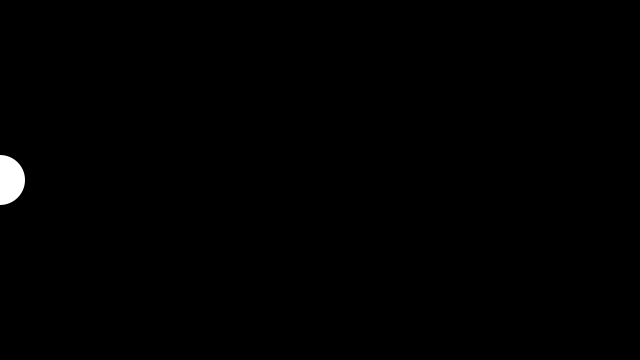
Frame 1 (no input)
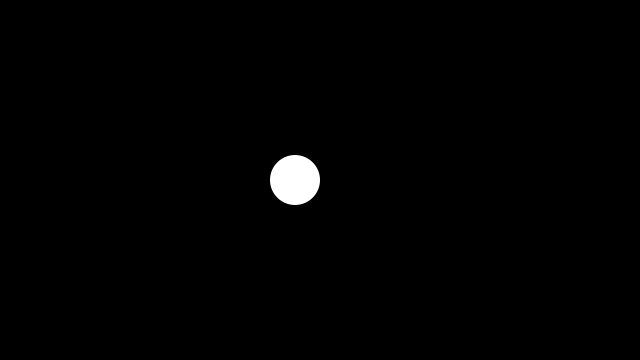
Frame 60 (the mouse pressed at the canvas centre just before this capture)
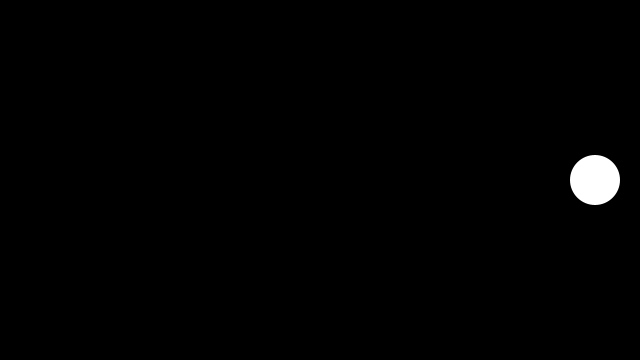
Frame 120 (the mouse held since frame 60 and released just before this capture)

The Processing sketch that drew these frames (run headless with seeded random() and noise(); from frame 60 on, the mouse is pressed at the canvas centre):

// Processing sketch: w2_stp20
// ── w2_stp20.pde
float x = 0;
float speedX = 5;

void setup() {
  size(640, 360);
  noStroke();
}

void draw() {
  background(0);

  fill(255);

  circle(x, height * 0.5, 50);

  x += speedX;

  if (x >= width) {
    speedX = -5;
  }
}
